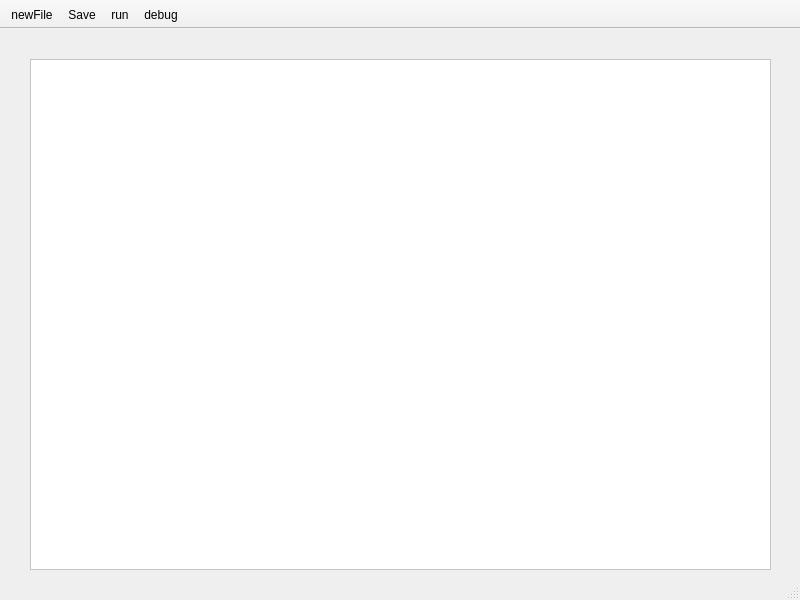
<?xml version="1.0" encoding="UTF-8"?>
<ui version="4.0">
 <class>MainWindow</class>
 <widget class="QMainWindow" name="MainWindow">
  <property name="enabled">
   <bool>true</bool>
  </property>
  <property name="geometry">
   <rect>
    <x>0</x>
    <y>0</y>
    <width>800</width>
    <height>600</height>
   </rect>
  </property>
  <property name="windowTitle">
   <string>T++ Editor</string>
  </property>
  <property name="styleSheet">
   <string notr="true"/>
  </property>
  <widget class="QWidget" name="centralwidget">
   <widget class="QTextEdit" name="txt">
    <property name="geometry">
     <rect>
      <x>30</x>
      <y>30</y>
      <width>741</width>
      <height>511</height>
     </rect>
    </property>
    <property name="font">
     <font>
      <pointsize>16</pointsize>
     </font>
    </property>
    <property name="tabletTracking">
     <bool>false</bool>
    </property>
    <property name="styleSheet">
     <string notr="true">background-color:white;</string>
    </property>
    <property name="html">
     <string>&lt;!DOCTYPE HTML PUBLIC &quot;-//W3C//DTD HTML 4.0//EN&quot; &quot;http://www.w3.org/TR/REC-html40/strict.dtd&quot;&gt;
&lt;html&gt;&lt;head&gt;&lt;meta name=&quot;qrichtext&quot; content=&quot;1&quot; /&gt;&lt;style type=&quot;text/css&quot;&gt;
p, li { white-space: pre-wrap; }
&lt;/style&gt;&lt;/head&gt;&lt;body style=&quot; font-family:'MS Shell Dlg 2'; font-size:16pt; font-weight:400; font-style:normal;&quot;&gt;
&lt;p style=&quot;-qt-paragraph-type:empty; margin-top:0px; margin-bottom:0px; margin-left:0px; margin-right:0px; -qt-block-indent:0; text-indent:0px; font-size:8.25pt;&quot;&gt;&lt;br /&gt;&lt;/p&gt;&lt;/body&gt;&lt;/html&gt;</string>
    </property>
   </widget>
  </widget>
  <widget class="QStatusBar" name="statusbar"/>
  <widget class="QToolBar" name="toolBar">
   <property name="windowTitle">
    <string>toolBar</string>
   </property>
   <property name="movable">
    <bool>false</bool>
   </property>
   <attribute name="toolBarArea">
    <enum>TopToolBarArea</enum>
   </attribute>
   <attribute name="toolBarBreak">
    <bool>false</bool>
   </attribute>
   <addaction name="actionnewFile"/>
   <addaction name="actionSave"/>
   <addaction name="actionrun"/>
   <addaction name="actiondebug"/>
  </widget>
  <action name="actionnewFile">
   <property name="icon">
    <iconset>
     <normaloff>new-document.png</normaloff>new-document.png</iconset>
   </property>
   <property name="text">
    <string>newFile</string>
   </property>
   <property name="toolTip">
    <string>New script</string>
   </property>
   <property name="shortcut">
    <string>Ctrl+N</string>
   </property>
  </action>
  <action name="actionSave">
   <property name="icon">
    <iconset>
     <normaloff>diskette.png</normaloff>diskette.png</iconset>
   </property>
   <property name="text">
    <string>Save</string>
   </property>
   <property name="shortcut">
    <string>Ctrl+S</string>
   </property>
  </action>
  <action name="actionrun">
   <property name="icon">
    <iconset>
     <normaloff>right.png</normaloff>right.png</iconset>
   </property>
   <property name="text">
    <string>run</string>
   </property>
   <property name="toolTip">
    <string>run script</string>
   </property>
  </action>
  <action name="actiondebug">
   <property name="icon">
    <iconset>
     <normaloff>debug.png</normaloff>debug.png</iconset>
   </property>
   <property name="text">
    <string>debug</string>
   </property>
  </action>
 </widget>
 <resources/>
 <connections/>
</ui>
